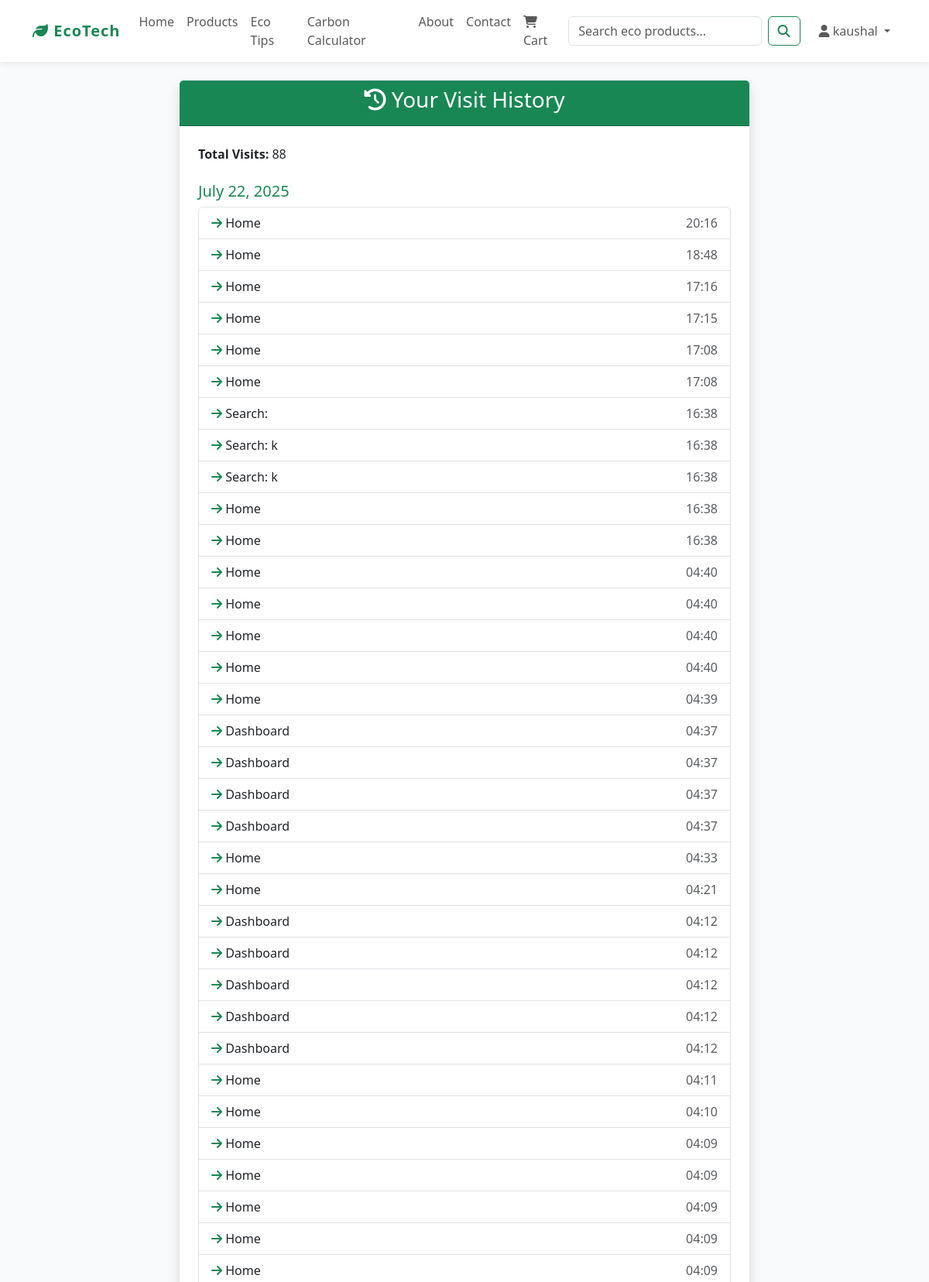
Page /history/ (signed in, upper part) on the committed database.
### env_app/models.py (models this page shows, shortened)
class UserHistory(models.Model):
    user = models.ForeignKey(User, on_delete=models.CASCADE)
    page_visited = models.CharField(max_length=200)
    visit_date = models.DateTimeField(auto_now_add=True)
    session_id = models.CharField(max_length=100)

### env_app/views.py (the view)
# urls.py: path('history/', views.history_view, name='history'),
@login_required
def history_view(request):
    user_history = UserHistory.objects.filter(user=request.user).order_by('-visit_date')
    visits_by_date = {}
    for visit in user_history:
        date = visit.visit_date.date()
        if date not in visits_by_date:
            visits_by_date[date] = []
        visits_by_date[date].append(visit)
    context = {
        'visits_by_date': visits_by_date,
        'total_visits': user_history.count(),
    }
    return render(request, 'history.html', context)

### env_app/context_processors.py (called while the page is built)
def cart_count(request):
    cart = request.session.get('cart', {})
    count = sum(item['quantity'] for item in cart.values())
    return {'cart_count': count}

### templates/history.html (shortened to what this page needs)
{% extends 'base.html' %}
{% block content %}
<div class="row justify-content-center">
    <div class="col-md-8">
        <div class="card shadow">
            <div class="card-header bg-success text-white text-center">
                <h3><i class="fas fa-history"></i> Your Visit History</h3>
            </div>
            <div class="card-body p-4">
                <p class="mb-3">
                    <strong>Total Visits:</strong> {{ total_visits }}
                </p>
                {% if visits_by_date %}
                    {% for date, visits in visits_by_date.items %}
                        <h5 class="mt-4 text-success">{{ date }}</h5>
                        <ul class="list-group mb-3">
                            {% for visit in visits %}
                                <li class="list-group-item d-flex justify-content-between align-items-center">
                                    <span>
                                        <i class="fas fa-arrow-right text-success"></i>
                                        {{ visit.page_visited }}
                                    </span>
                                    <span class="text-muted">{{ visit.visit_date|date:"H:i" }}</span>
                                </li>
                            {% endfor %}
                        </ul>
                    {% endfor %}
                {% else %}
                    <p class="text-muted">No history found.</p>
                {% endif %}
            </div>
        </div>
    </div>
</div>
{% endblock %}

### templates/base.html (shortened to what this page needs)
<!DOCTYPE html>
<html lang="en">
<head>
    <link href="https://cdn.jsdelivr.net/npm/bootstrap@5.3.2/dist/css/bootstrap.min.css" rel="stylesheet">
    <link href="https://cdnjs.cloudflare.com/ajax/libs/font-awesome/6.4.2/css/all.min.css" rel="stylesheet">
    <link href="/static/css/style.css" rel="stylesheet">
</head>
<body>
    <nav class="navbar navbar-expand-lg navbar-light bg-white sticky-top" role="navigation" aria-label="Main navigation">
        <div class="container">
            <a class="navbar-brand text-success" href="{% url 'home' %}">
                <i class="fas fa-leaf"></i> EcoTech
            </a>
            <div class="collapse navbar-collapse" id="navbarNav">
                <ul class="navbar-nav me-auto mb-2 mb-lg-0" role="menubar">
                    <li class="nav-item" role="none">
                        <a class="nav-link " href="{% url 'home' %}" role="menuitem" >Home</a>
                    </li>
                    {% if user.is_authenticated %}
                        <li class="nav-item" role="none">
                            <a class="nav-link " href="{% url 'product_list' %}" role="menuitem" >Products</a>
                        </li>
                        <li class="nav-item" role="none">
                            <a class="nav-link " href="{% url 'eco_tips' %}" role="menuitem" >Eco Tips</a>
                        </li>
                        <li class="nav-item" role="none">
                            <a class="nav-link " href="{% url 'sustainability_calculator' %}" role="menuitem" >Carbon Calculator</a>
                        </li>
                    {% endif %}
                    <li class="nav-item" role="none">
                        <a class="nav-link" href="{% url 'about' %}" role="menuitem">About</a>
                    </li>
                    <li class="nav-item" role="none">
                        <a class="nav-link" href="{% url 'contact' %}" role="menuitem">Contact</a>
                    </li>
                    <li class="nav-item" role="none">
                        <a class="nav-link position-relative" href="{% url 'cart_view' %}" role="menuitem" {% if request.resolver_match.url_name == 'cart_view' %}aria-current="page"{% endif %} aria-label="Shopping cart">
                            <i class="fas fa-shopping-cart" aria-hidden="true"></i> Cart
                        </a>
                    </li>
                </ul>
                <form class="d-flex me-3" method="GET" action="{% url 'search' %}" role="search" aria-label="Site search">
                    <input class="form-control me-2" type="search" name="q" placeholder="Search eco products..." aria-label="Search eco products">
                    <button class="btn btn-outline-success" type="submit">
                        <i class="fas fa-search" aria-hidden="true"></i>
                    </button>
                </form>
                <ul class="navbar-nav mb-2 mb-lg-0">
                    {% if user.is_authenticated %}
                        <li class="nav-item dropdown" role="none">
                            <a class="nav-link dropdown-toggle" href="#" id="navbarDropdown" role="button" data-bs-toggle="dropdown" aria-expanded="false">
                                <i class="fas fa-user" aria-hidden="true"></i> {{ user.username }}
                            </a>
                        </li>
                    {% endif %}
                </ul>
            </div>
        </div>
    </nav>
    <main class="container my-4" id="main-content" role="main" tabindex="-1">
        {% block content %}{% endblock %}
    </main>
</body>
</html>

### static/css/style.css (style rules this page uses)
body { background-color: #f8f9fa; }

### templates/base.html (style rules this page uses)
body { background: #f8fafc; }
.navbar { box-shadow: 0 2px 8px rgba(0,0,0,0.07); }
.navbar-brand { font-weight: bold; letter-spacing: 1px; }
.card { border: none; box-shadow: 0 2px 16px rgba(0,0,0,0.06); transition: transform 0.2s; }

### rows in the picture
UserHistory: page_visited "Home", visit_date "20:16"
UserHistory: page_visited "Home", visit_date "18:48"
UserHistory: page_visited "Home", visit_date "17:16"
UserHistory: page_visited "Home", visit_date "17:15"
UserHistory: page_visited "Home", visit_date "17:08"
UserHistory: page_visited "Home", visit_date "17:08"
UserHistory: page_visited "Search:", visit_date "16:38"
UserHistory: page_visited "Search: k", visit_date "16:38"
UserHistory: page_visited "Search: k", visit_date "16:38"
UserHistory: page_visited "Home", visit_date "16:38"
UserHistory: page_visited "Home", visit_date "16:38"
UserHistory: page_visited "Home", visit_date "04:40"
UserHistory: page_visited "Home", visit_date "04:40"
UserHistory: page_visited "Home", visit_date "04:40"
UserHistory: page_visited "Home", visit_date "04:40"
UserHistory: page_visited "Home", visit_date "04:39"
UserHistory: page_visited "Dashboard", visit_date "04:37"
UserHistory: page_visited "Dashboard", visit_date "04:37"
UserHistory: page_visited "Dashboard", visit_date "04:37"
UserHistory: page_visited "Dashboard", visit_date "04:37"
UserHistory: page_visited "Home", visit_date "04:33"
UserHistory: page_visited "Home", visit_date "04:21"
UserHistory: page_visited "Dashboard", visit_date "04:12"
UserHistory: page_visited "Dashboard", visit_date "04:12"
UserHistory: page_visited "Dashboard", visit_date "04:12"
UserHistory: page_visited "Dashboard", visit_date "04:12"
UserHistory: page_visited "Dashboard", visit_date "04:12"
UserHistory: page_visited "Home", visit_date "04:11"
UserHistory: page_visited "Home", visit_date "04:10"
UserHistory: page_visited "Home", visit_date "04:09"
UserHistory: page_visited "Home", visit_date "04:09"
UserHistory: page_visited "Home", visit_date "04:09"
UserHistory: page_visited "Home", visit_date "04:09"
UserHistory: page_visited "Home", visit_date "04:09"

### other values in the picture
{{ user.username }} "kaushal"
{{ total_visits }} "88"
{{ date }} "July 22, 2025"
